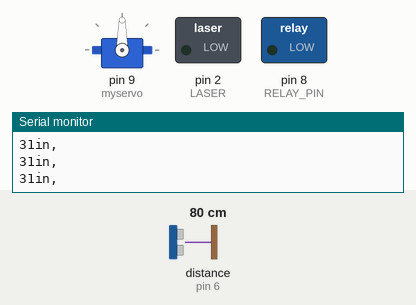
The sketch below on a simulated Arduino Uno, built with avr-gcc and run on an emulated ATmega328P. Parts: servo, switched loads named in the sketch (green lamp = pin HIGH), the last lines printed to the serial monitor. Wiring (inferred from the names in the program): ultrasonic range finder: trigger pin 7; echo pin 6. Inputs (shaded band) come from the test bench; at power-on: distance to the obstacle (sensor on pin 6) 80 cm. The echo pulse lasts 58.3 µs per cm; pins used as bus, display or sensor lines are not drawn.

Above: at 1.2 s.
1.3 s: distance to the obstacle (sensor on pin 6) set to 17 cm
2.8 s: distance to the obstacle (sensor on pin 6) set to 13 cm
At 3.31 s:
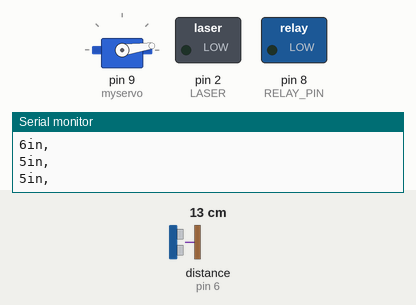
At 3.77 s:
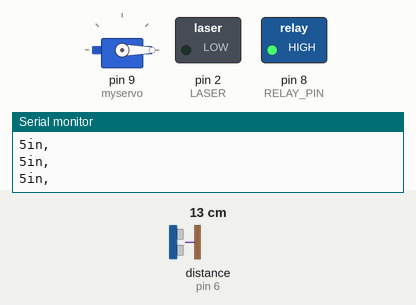
5.8 s: distance to the obstacle (sensor on pin 6) set to 35 cm
At 8.0 s:
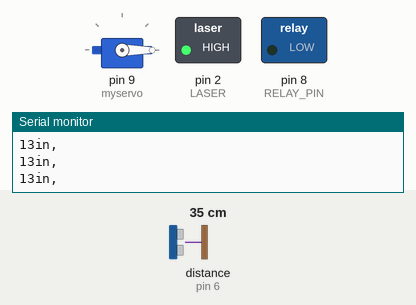
Timing chart, 0 to 9.5 s (numbered marks = the images above; inputs shaded):
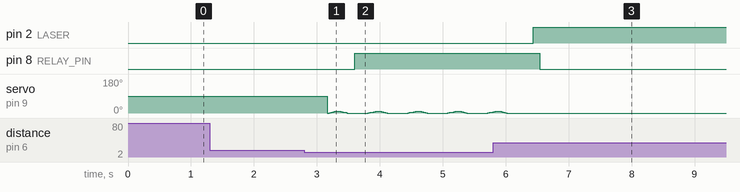

Measured:
- the behaviour switches between 16 and 15 cm on distance to the obstacle (sensor on pin 6) (found by bisection; images 0 and 1)
- after the input at 5.8 s, pin 2 (LASER): LOW → HIGH after 0.64 s; pin 8 (RELAY_PIN): HIGH → LOW after 0.74 s; servo on pin 9 (myservo): goes on until 6.0 s, then stays 0°

The sketch:

sentryuno.ino
```cpp
#include <Servo.h>

const int pingPin = 7; // Trigger Pin of Ultrasonic Sensor
const int echoPin = 6; // Echo Pin of Ultrasonic Sensor
const int RELAY_PIN = 8;  // the Arduino pin, which connects to the IN pin of relay
const int LASER = 2;
boolean flag=false;
int range = 5; //change number for at what minimum distance away should sentry be triggered

Servo myservo;  // create servo object to control a servo
int pos = 0;    // variable to store the servo position

// the setup function runs once when you press reset or power the board
void setup() {
  Serial.begin(9600); // Starting Serial Terminal
  pinMode(RELAY_PIN, OUTPUT);
  pinMode (LASER, OUTPUT);
  myservo.attach(9);
}

// the loop function runs over and over again forever
void loop() {
  if (dist() <= range){
    trigger();
    laseron();
    relayon();
    flag = true;
  } else if ((dist() > 5) && flag) {
    laseroff();
    relayoff();
    flag=false;
    delay(100);
  } else {
    flag=false;
    delay(100);
  }
}

void relayon () {
  digitalWrite(RELAY_PIN, HIGH);
  delay(100);
}

void relayoff () {
  digitalWrite(RELAY_PIN, LOW);
  delay(100);
}

void laseron () {
  digitalWrite(LASER, LOW); // open the laser head
  delay(100);
}

void laseroff () {
  digitalWrite(LASER, HIGH); // turn off the laser head
  delay(100);
}

int dist (){
  long duration, inches, cm;
   pinMode(pingPin, OUTPUT);
   digitalWrite(pingPin, LOW);
   delayMicroseconds(2);
   digitalWrite(pingPin, HIGH);
   delayMicroseconds(10);
   digitalWrite(pingPin, LOW);
   pinMode(echoPin, INPUT);
   duration = pulseIn(echoPin, HIGH);
   inches = microsecondsToInches(duration);
   Serial.print(inches);
   Serial.print("in, ");
   Serial.println();
   delay(100);
   return inches;
}

void trigger (){
  for (pos = 0; pos <= 10; pos += 1) { // goes from 0 degrees to 180 degrees
    // in steps of 1 degree
    myservo.write(pos);              // tell servo to go to position in variable 'pos'
    delay(15);                       // waits 15ms for the servo to reach the position
  }
  for (pos = 10; pos >= 0; pos -= 1) { // goes from 180 degrees to 0 degrees
    myservo.write(pos);              // tell servo to go to position in variable 'pos'
    delay(15);                       // waits 15ms for the servo to reach the position
  }
}

long microsecondsToInches(long microseconds) {
   return microseconds / 74 / 2;
}
```
